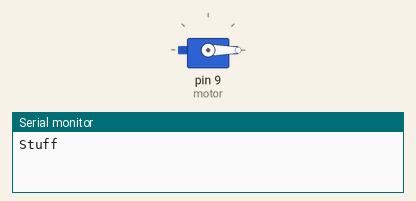
Bench run of a sketch on a simulated Arduino Uno, built with avr-gcc and run on an emulated ATmega328P. Shown: servo, the last lines printed to the serial monitor.

Above: at 0.1 s.
At 5.1 s:
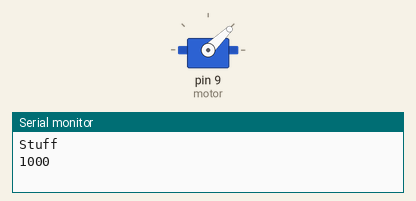
At 23.6 s:
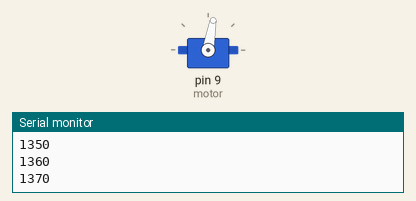
At 37.1 s:
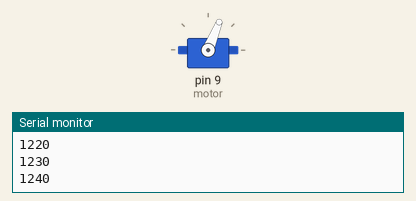
Timing chart, 0 to 40.0 s (numbered marks = the images above):
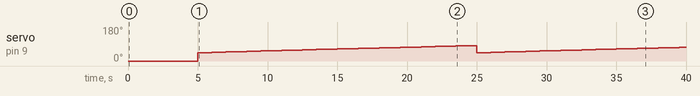

The sketch:

multipwm.ino
```cpp
#include <Servo.h>
Servo motor;


void setup()
{
    Serial.begin(9600);
    Serial.println("Stuff");
    motor.attach(9);
    actuate(0);
    delay(5000);
    // delay(10000000);
    // actuate(1000);
    // Serial.println("Actuated 1000");
    // delay(1000);

    // actuate(2500);
    // Serial.println("Actuated 2500");
    // delay(2000);
    // actuate(1000);
    // delay(1000);
    // actuate(1500);
    // Serial.println("Actuated 1500");
    // delay(100000);
}

void actuate(int sped){
    motor.writeMicroseconds(sped);
}

// 1. 1000, 2. 1000, 3. 1000, 4. 1000
// 1. 2230 2. 2230, 3. 2230, 4. 2230

void loop()
{
    for(int i = 1000; i < 1400; i += 10){ // Starting
    // for(int i = 2400; i > 1400; i -= 100){ // Ending
        Serial.println(i);
        // actuate(1000);
        // delay(1000);
        actuate(i);
        // delay(500);
        delay(500);
    }
}
```

Measured:
- by itself, servo on pin 9 (motor): 0° → 44° at 5.0 s, → 45° 0.50 s later, → 46° 0.50 s later, → 47° 0.50 s later, … (68 changes in this stretch)
